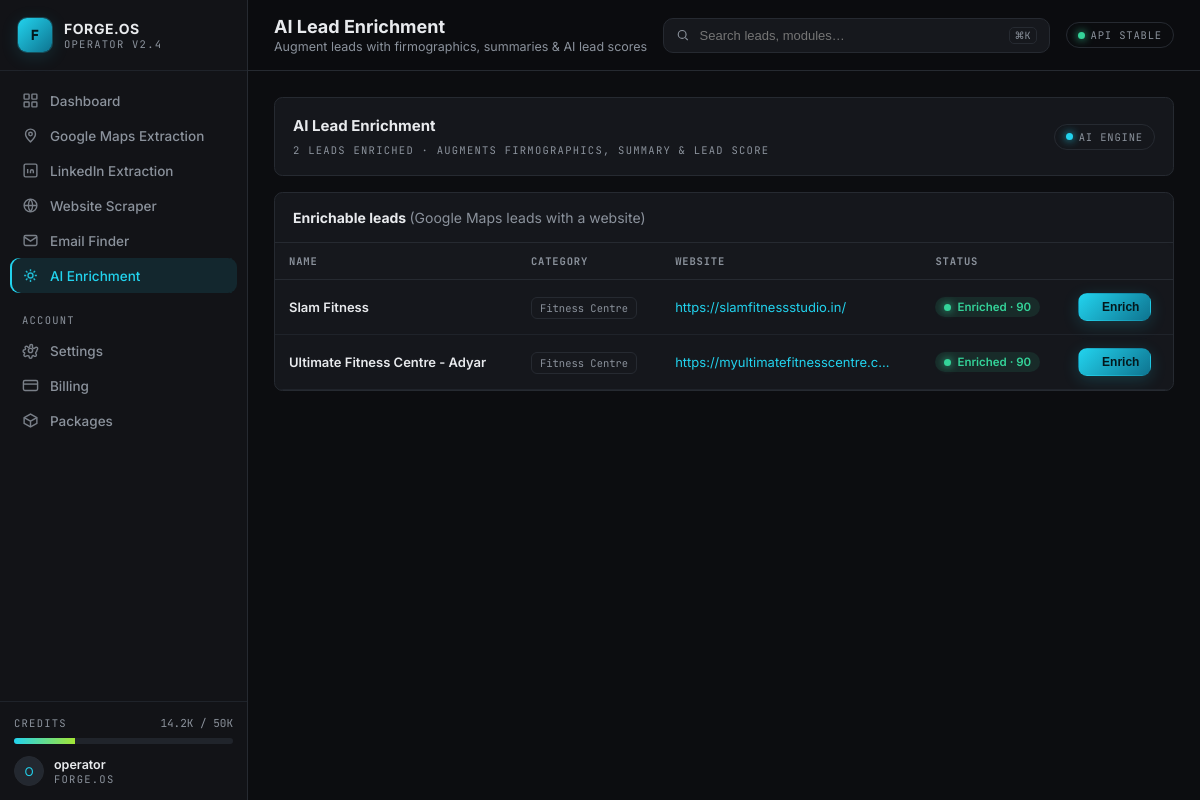
The app's page /app/enrichment/ with its own data.
### leads/models.py (models this page shows, shortened)
class Business(models.Model):
    search = models.ForeignKey(
        Search, on_delete=models.CASCADE, related_name="businesses"
    )
    source = models.CharField(
        max_length=20, choices=Source.choices,
        default=Source.GOOGLE_MAPS, db_index=True,
    )
    osm_type = models.CharField(max_length=10, blank=True)
    osm_id = models.BigIntegerField(null=True, blank=True, db_index=True)
    name = models.CharField(max_length=255, db_index=True)
    category = models.CharField(max_length=160, blank=True, db_index=True)
    address = models.CharField(max_length=500, blank=True)
    latitude = models.FloatField(null=True, blank=True)
    longitude = models.FloatField(null=True, blank=True)
    phone = models.CharField(max_length=64, blank=True)
    website = models.URLField(max_length=400, blank=True)
    email = models.EmailField(max_length=254, blank=True)
    rating = models.FloatField(null=True, blank=True)
    reviews = models.PositiveIntegerField(null=True, blank=True)
    position = models.CharField(max_length=200, blank=True)
    company = models.CharField(max_length=200, blank=True)
    industry = models.CharField(max_length=160, blank=True)
    company_size = models.CharField(max_length=80, blank=True)
    linkedin_url = models.URLField(max_length=400, blank=True)
    email_status = models.CharField(max_length=20, blank=True)  # verified/risky/invalid
    email_confidence = models.PositiveIntegerField(null=True, blank=True)
    social_links = models.JSONField(default=dict, blank=True)
    extra = models.JSONField(default=dict, blank=True)
    created_at = models.DateTimeField(default=timezone.now)
    class Meta:
        ordering = ["name"]
        verbose_name = "Lead"
        verbose_name_plural = "Leads"
        indexes = [
            models.Index(fields=["name"]),
            models.Index(fields=["category"]),
            models.Index(fields=["source"]),
            models.Index(fields=["search", "name"]),
        ]
        constraints = [
            models.UniqueConstraint(
                fields=["search", "osm_type", "osm_id"],
                name="unique_business_per_search",
                condition=models.Q(osm_id__isnull=False),
            )
        ]
    @property
    def has_enrichment(self) -> bool:
        return hasattr(self, "enrichment")

class Enrichment(models.Model):
    business = models.OneToOneField(
        Business, on_delete=models.CASCADE, related_name="enrichment"
    )
    description = models.TextField(blank=True)
    industry = models.CharField(max_length=160, blank=True)
    employee_count = models.CharField(max_length=80, blank=True)
    technologies = models.JSONField(default=list, blank=True)
    social_links = models.JSONField(default=dict, blank=True)
    domain = models.CharField(max_length=200, blank=True)
    business_category = models.CharField(max_length=160, blank=True)
    ai_summary = models.TextField(blank=True)
    ai_score = models.PositiveIntegerField(null=True, blank=True)  # 0-100
    created_at = models.DateTimeField(default=timezone.now)
    class Meta:
        verbose_name = "Enrichment"
        verbose_name_plural = "Enrichments"

### leads/views.py (the view)
# urls.py: path("app/enrichment/", views.enrichment, name="enrichment"),
@require_http_methods(["GET"])
def enrichment(request):
    candidates = (
        Business.objects.filter(source=Source.GOOGLE_MAPS)
        .exclude(website="")
        .select_related("search")[:50]
    )
    return render(request, "modules/enrichment.html", {
        "active": "enrichment", "page_title": "AI Lead Enrichment",
        "page_subtitle": "Augment leads with firmographics, summaries & AI lead scores",
        "candidates": candidates,
        "enriched_count": Enrichment.objects.count(),
    })

### leads/context_processors.py (called while the page is built)
def branding(request):
    return {
        "BRAND_NAME": getattr(settings, "BRAND_NAME", "FORGE.OS"),
        "BRAND_WORKSPACE": getattr(settings, "BRAND_WORKSPACE", "Lead Intelligence"),
        "BRAND_VERSION": getattr(settings, "BRAND_VERSION", "Operator v2.4"),
    }

### templates/modules/enrichment.html (shortened to what this page needs)
{% extends 'base.html' %}
{% block content %}
<div class="card" style="margin-bottom:16px">
  <div class="between">
    <div>
      <div style="font-weight:700;font-size:15px">AI Lead Enrichment</div>
      <div class="kicker mt-2">{{ enriched_count }} leads enriched · augments firmographics, summary & lead score</div>
    </div>
    <span class="pill"><span class="dot cyan"></span> AI ENGINE</span>
  </div>
</div>
<div class="card card-pad-0">
  <div class="between" style="padding:16px 18px;border-bottom:1px solid var(--border)">
    <div style="font-weight:700">Enrichable leads <span class="muted" style="font-weight:400">(Google Maps leads with a website)</span></div>
  </div>
  <div class="table-wrap">
    <table class="forge">
      <thead><tr><th>Name</th><th>Category</th><th>Website</th><th>Status</th><th></th></tr></thead>
      <tbody>
        {% for b in candidates %}
        <tr id="lead-row-{{ b.id }}">
          <td class="cell-title">{{ b.name }}</td>
          <td>{% if b.category %}<span class="src-pill">{{ b.category }}</span>{% else %}<span class="dash">—</span>{% endif %}</td>
          <td><a class="link" href="{{ b.website }}" target="_blank">{{ b.website|truncatechars:34 }}</a></td>
          <td>
            {% if b.has_enrichment %}<span class="badge ok"><span class="dot green"></span> Enriched · {{ b.enrichment.ai_score }}</span>
            {% else %}<span class="badge run">Pending</span>{% endif %}
          </td>
          <td>
            <button class="btn btn-sm btn-primary"
                    hx-post="{% url 'leads:enrich_lead' b.id %}"
                    hx-target="#drawer-mount" hx-swap="innerHTML"
                    hx-indicator="#en-spin-{{ b.id }}">
              <span>Enrich</span>
            </button>
          </td>
        </tr>
        {% empty %}
        <tr><td colspan="5" class="empty">No enrichable leads yet. Run a Google Maps extraction first.</td></tr>
        {% endfor %}
      </tbody>
    </table>
  </div>
</div>
{% endblock %}

### static/css/forge.css (style rules this page uses)
:root { --bg: #0c0d10; --bg-soft: #121317; --panel: #16181d; --panel-2: #1b1e24; --card: #15171c; --border: #262a31; --border-soft:#1f232a; --fg: #e8eaed; --muted: #8b929c; --muted-2: #5f6671; --primary: #22d3ee; --primary-dim:#0e7490; --accent: #a3e635; --green: #34d399; --red: #f87171; --amber: #fbbf24; --radius: .6rem; }
* { box-sizing: border-box; }
html, body { margin: 0; background: var(--bg); color: var(--fg); font-family: 'Inter', ui-sans-serif, system-ui, -apple-system, sans-serif; font-size: 14px; -webkit-font-smoothing: antialiased; }
.kicker { font-family: 'JetBrains Mono', ui-monospace, monospace; text-transform: uppercase; letter-spacing: .12em; font-size: 10.5px; color: var(--muted); }
a { color: inherit; text-decoration: none; }
.pill { display: inline-flex; align-items: center; gap: 6px; font-family: 'JetBrains Mono', monospace; font-size: 10.5px; text-transform: uppercase; letter-spacing: .08em; border: 1px solid var(--border); border-radius: 20px; padding: 5px 11px; color: var(--muted); }
.dot { width: 7px; height: 7px; border-radius: 50%; display: inline-block; }
.dot.green { background: var(--green); box-shadow: 0 0 8px var(--green); }
.dot.cyan { background: var(--primary); box-shadow: 0 0 8px var(--primary); }
.btn { display: inline-flex; align-items: center; gap: 8px; padding: 9px 16px; border-radius: 9px; font-size: 13px; font-weight: 600; border: 1px solid var(--border); background: var(--panel); color: var(--fg); cursor: pointer; transition: all .15s ease; }
.btn-primary { background: linear-gradient(135deg, var(--primary), var(--primary-dim)); color: #04181c; border-color: transparent; font-weight: 700; box-shadow: 0 4px 16px rgba(34,211,238,.18); }
.btn-sm { padding: 6px 11px; font-size: 12px; }
.card { background: var(--card); border: 1px solid var(--border); border-radius: var(--radius); padding: 18px; }
.card-pad-0 { padding: 0; }
.table-wrap { overflow: auto; border-radius: var(--radius); }
table.forge { width: 100%; border-collapse: collapse; font-size: 13px; }
table.forge thead th { position: sticky; top: 0; background: var(--panel); text-align: left; padding: 11px 14px; font-family: 'JetBrains Mono', monospace; font-size: 10.5px; text-transform: uppercase; letter-spacing: .08em; color: var(--muted); border-bottom: 1px solid var(--border); white-space: nowrap; z-index: 2; }
table.forge tbody td { padding: 13px 14px; border-bottom: 1px solid var(--border-soft); vertical-align: middle; }
.cell-title { font-weight: 600; color: var(--fg); }
.src-pill { font-family: 'JetBrains Mono', monospace; font-size: 10.5px; border: 1px solid var(--border); border-radius: 6px; padding: 3px 8px; color: var(--muted); background: var(--panel); white-space: nowrap; }
.link { color: var(--primary); }
.muted { color: var(--muted); }
.badge { display: inline-flex; align-items: center; gap: 6px; font-size: 11.5px; font-weight: 600; padding: 3px 9px; border-radius: 20px; }
.badge.ok { color: var(--green); background: rgba(52,211,153,.10); }
.between { display: flex; align-items: center; justify-content: space-between; gap: 12px; }
.mt-2 { margin-top:8px }

### records on screen
Business: name "Slam Fitness", category "Fitness Centre", website "https://slamfitnessstudio.in/", enrichment.ai_score "90"
Business: name "Ultimate Fitness Centre - Adyar", category "Fitness Centre", website "https://myultimatefitnesscentre.c…", enrichment.ai_score "90"

### other values on screen
{{ BRAND_NAME }} "FORGE.OS"
{{ BRAND_VERSION }} "OPERATOR V2.4"
{{ page_title|default:"System Overview" }} "AI Lead Enrichment"
{{ page_subtitle|default:"Real-time lead intelligence" }} "Augment leads with firmographics, summaries & AI lead scores"
{{ enriched_count }} "2"
